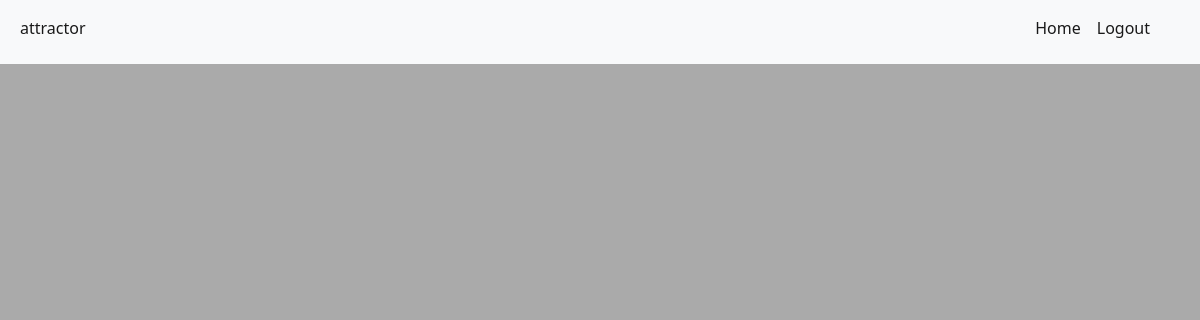
The app's page /accounts/company/test7 (signed in), older data.
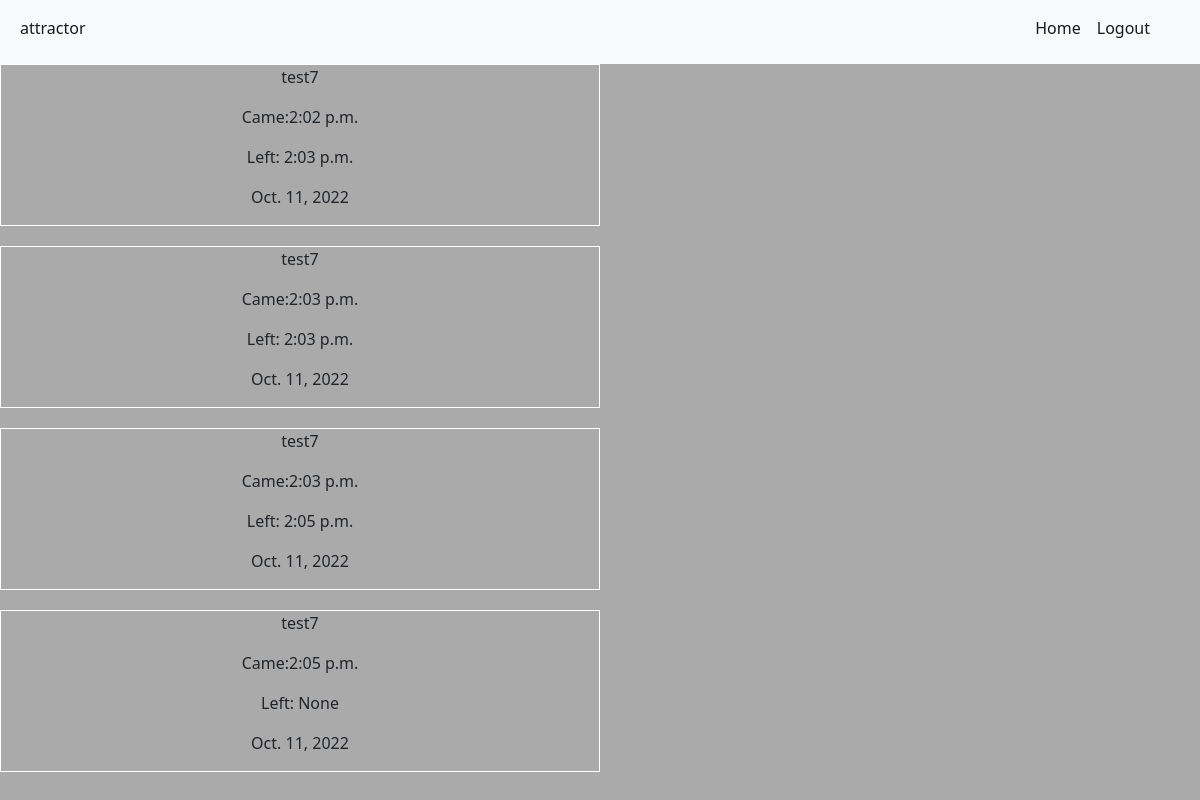
The same page, newer data.
### accounts/models.py (models this page shows)
class CustomUser(AbstractUser):
    is_member = models.BooleanField("member status", default=False)
    is_company = models.BooleanField("company status", default=False)
    objects = CustomUserManager()

class WorkTime(models.Model):
    flag = models.BooleanField(default=False)
    start_time = models.TimeField(null=True)
    end_time = models.TimeField(null=True)
    company_id = models.ForeignKey(Company, on_delete=models.CASCADE)
    member_id = models.ForeignKey(Member, on_delete=models.CASCADE)
    created_at = models.DateField(auto_now=True)

class Member(models.Model):
    member = models.OneToOneField(CustomUser, on_delete=models.CASCADE, primary_key=True)
    company_id = models.ForeignKey(Company, on_delete=models.CASCADE, null=True)

### accounts/permissions.py (the view)
		def wrapper_func(request, *args, **kwargs):
			if request.user.is_company:
				return view_func(request, *args, **kwargs)
			else:
				raise PermissionDenied

### accounts/permissions.py (called while the page is built)
def company_allowed():
	def decorator(view_func):
		def wrapper_func(request, *args, **kwargs):
			if request.user.is_company:
				return view_func(request, *args, **kwargs)
			else:
				raise PermissionDenied
		return wrapper_func
	return decorator

### accounts/views.py (called while the page is built)
@company_allowed()
def companySeeUserStat(request, user):
    member = Member.objects.get(member__username=user)
    data = WorkTime.objects.filter(member_id=member)
    return render(request, "accounts/userStat.html", {"data": data})

### accounts/templates/accounts/userStat.html
{% extends 'accounts/base.html' %}
{% load static %}
{% block content %}
{% for each in data %}
<div class="user_times_data">
    <div class="user-data-inside">
        <p>{{ each.member_id.member }}</p>
        <p>Came:{{ each.start_time }}</p>
        <p>Left: {{ each.end_time }}</p>
        <p>{{ each.created_at }}</p>
    </div>
</div>
{% endfor %}
{% endblock %}

### accounts/templates/accounts/base.html (shortened to what this page needs)
{% load static %}
<!DOCTYPE html>
<html lang="en">
<head>
    <link rel="stylesheet" href="{% static 'css/style.css' %}">
    <link href="https://cdn.jsdelivr.net/npm/bootstrap@5.2.2/dist/css/bootstrap.min.css" rel="stylesheet">
</head>
<body>
    <nav class="navbar navbar-expand-lg navbar-light bg-light">
        <div class="container-fluid">
          <div class="collapse navbar-collapse" id="navbarSupportedContent">
            <ul class="navbar-nav me-auto mb-2 ">
              {% if request.user.is_authenticated %}
                <li class="nav-item">
                  <a class="nav-link active" href="#">{{ request.user }}</a>
                </li>
              {% endif %}
            </ul>
            <ul class="navbar-nav mb-2 nav-right-main">
              <div class="nav-right">
                {% if request.user.is_authenticated %}
                  <li class="nav-item">
                      <a class="nav-link active" aria-current="page" href="{% url 'UserProfileRedirectPage' %}">Home</a>
                  </li>
                {% endif %}
                {% if request.user.is_authenticated %}
                  <li class="nav-item">
                      <a class="nav-link active" href="{% url 'logout' %}">Logout</a>
                {% else %}
                      <a class="nav-link active" href="{% url 'login' %}">Login</a>
                  </li>
                {% endif %}
              </div>
            </ul>
          </div>
        </div>
      </nav>
    {% block content %} {% endblock %}
</body>
</html>

### static/css/style.css (style rules this page uses)
body { background-color: #aaaaaa !important; }
a { color: blue; text-decoration: none !important; }
.user_times_data { margin-bottom: 20px; border: 1px solid #ffff; width: 50%; text-align: center; }
.nav-right { display: flex; }
.nav-right-main { margin-right: 30px; }

Row changes from the older to the newer data that the page shows:
added WorkTime: member_id.member "test7", start_time "2:02 p.m.", end_time "2:03 p.m.", created_at "Oct. 11, 2022"
added WorkTime: member_id.member "test7", start_time "2:03 p.m.", end_time "2:03 p.m.", created_at "Oct. 11, 2022"
added WorkTime: member_id.member "test7", start_time "2:03 p.m.", end_time "2:05 p.m.", created_at "Oct. 11, 2022"
added WorkTime: member_id.member "test7", start_time "2:05 p.m.", end_time "None", created_at "Oct. 11, 2022"
